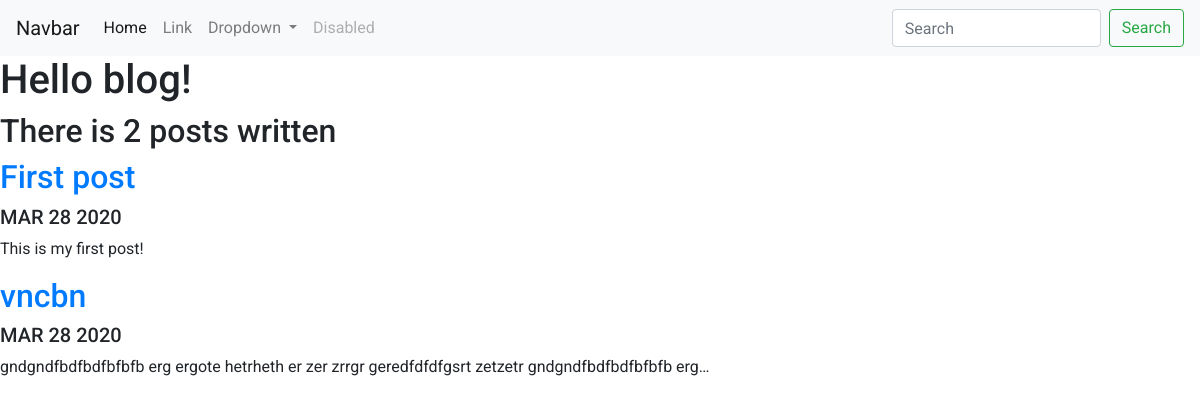
Screenshot of /blog/ with the database file from the repository.
### blog/models.py (models this page shows, shortened)
class Post(models.Model):
    post_title = models.CharField(max_length=250)
    post_date = models.DateField(default=date.today())
    post_content = models.TextField()

### blog/views.py (the view)
# urls.py: path('', views.all_blogs, name='all_blogs'),
def all_blogs(request):
    posts = Post.objects.all()
    return render(request, 'blog/all_blogs.html', {'posts': posts})

### templates/blog/all_blogs.html
{%  extends 'base.html' %}
{%  block content %}
    <h1>Hello blog!</h1>
    <h2>There is {{ posts.count }} post{{ posts.count|pluralize }} written</h2>
    {% for post in posts %}
        <div>
            <h2><a href="{% url 'blog:detail' post.id %}">{{ post.post_title }}</a></h2>
            <h5>{{ post.post_date|date:'M d Y'|upper }}</h5>
            <p>{{ post.post_content|truncatechars:100 }}</p>
        </div>
    {% endfor %}
{% endblock %}

### portfolio/static/portfolio/custom.css (style rules this page uses)
body { font-family: Roboto, sans-serif; }

### rows the page displays
Post: post_title "First post", post_date "MAR 28 2020", post_content "This is my first post!"
Post: post_title "vncbn", post_date "MAR 28 2020", post_content "gndgndfbdfbdfbfbfb erg ergote hetrheth er zer zrrgr geredfdfdfgsrt zetzetr gndgndfbdfbdfbfbfb erg…"

### other values shown
{{ posts.count }} "2"
